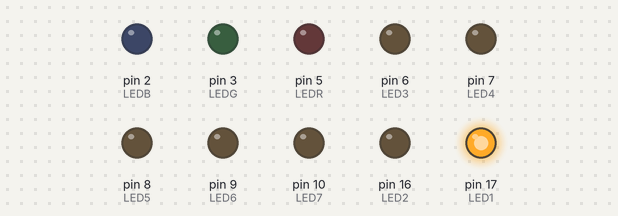
The sketch below on a simulated Arduino Uno, built with avr-gcc and run on an emulated ATmega328P. Shown: output pins drawn as LEDs (lit = HIGH).

Above: at 0.2 s.
At 1.2 s:
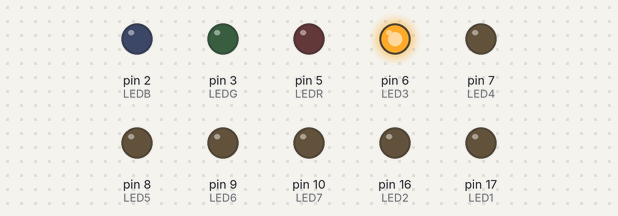
At 1.7 s:
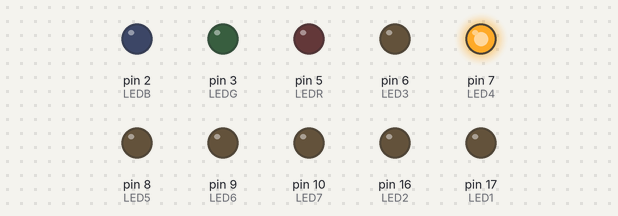
At 2.7 s:
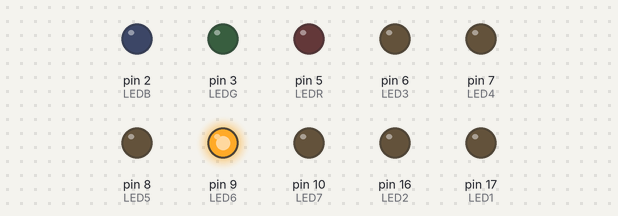
At 4.2 s:
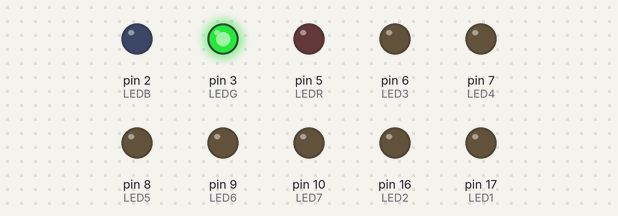
At 5.7 s:
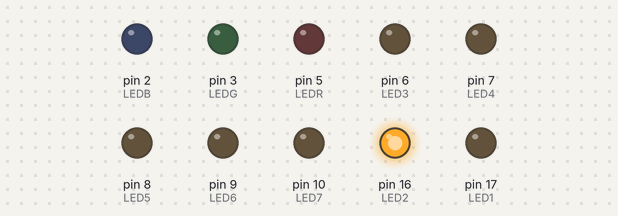
Timing chart, 0 to 6.5 s (numbered marks = the images above):
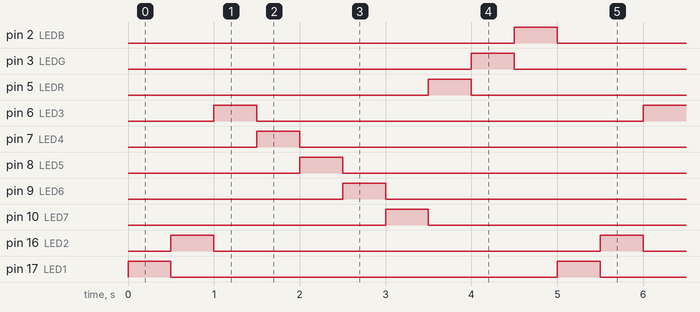

The sketch:

LED_test.ino
```cpp
#define LED1 17 // PH0
#define LED2 16 // PH1
#define LED3 6 // PH3
#define LED4 7 // PH4
#define LED5 8 // PH5
#define LED6 9 // PH6
#define LED7 10 // PB4
#define LEDR 5 // PE3
#define LEDG 3 // PE4
#define LEDB 2 // PE5

int dly = 500;

void setup() {
  pinMode(LED1, OUTPUT);
  pinMode(LED2, OUTPUT);
  pinMode(LED3, OUTPUT);
  pinMode(LED4, OUTPUT);
  pinMode(LED5, OUTPUT);
  pinMode(LED6, OUTPUT);
  pinMode(LED7, OUTPUT);
  pinMode(LEDR, OUTPUT);
  pinMode(LEDG, OUTPUT);
  pinMode(LEDB, OUTPUT);

}

void loop() {
  lightLed(LEDB, LED1);
  lightLed(LED1, LED2);
  lightLed(LED2, LED3);
  lightLed(LED3, LED4);
  lightLed(LED4, LED5);
  lightLed(LED5, LED6);
  lightLed(LED6, LED7);
  lightLed(LED7, LEDR);
  lightLed(LEDR, LEDG);
  lightLed(LEDG, LEDB);

}

void lightLed(int _p, int p){
  digitalWrite(_p, LOW);
  digitalWrite(p, HIGH);
  delay(dly);
}
```

Measured:
- by itself, pin 2 (LEDB), pin 3 (LEDG), pin 5 (LEDR), pin 6 (LED3), pin 7 (LED4), pin 8 (LED5), pin 9 (LED6), pin 10 (LED7), pin 16 (LED2), pin 17 (LED1): alternates HIGH for 0.50 s and LOW for 4.5 s
- by itself, everything shown: repeats every 5.0 s, in 10 steps
